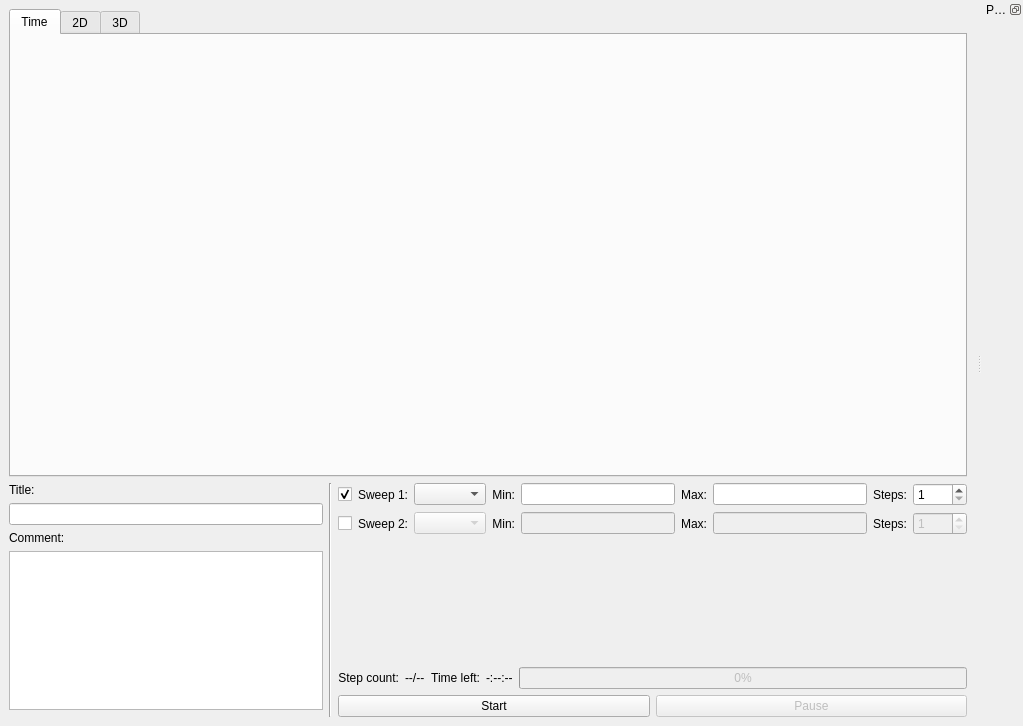
<?xml version="1.0" encoding="UTF-8"?>
<ui version="4.0">
 <class>MainWindow</class>
 <widget class="QMainWindow" name="MainWindow">
  <property name="geometry">
   <rect>
    <x>0</x>
    <y>0</y>
    <width>1023</width>
    <height>726</height>
   </rect>
  </property>
  <property name="windowTitle">
   <string>MainWindow</string>
  </property>
  <widget class="QWidget" name="centralwidget">
   <layout class="QVBoxLayout" name="verticalLayout_3" stretch="2,1">
    <item>
     <widget class="QTabWidget" name="tabWidget">
      <property name="currentIndex">
       <number>0</number>
      </property>
      <widget class="QWidget" name="timeTab">
       <attribute name="title">
        <string>Time</string>
       </attribute>
       <layout class="QVBoxLayout" name="verticalLayout_2" stretch="2">
        <item>
         <layout class="QHBoxLayout" name="plotLayout">
          <item>
           <widget class="QWidget" name="widget" native="true"/>
          </item>
         </layout>
        </item>
       </layout>
      </widget>
      <widget class="QWidget" name="twoDTab">
       <attribute name="title">
        <string>2D</string>
       </attribute>
      </widget>
      <widget class="QWidget" name="threeDTab">
       <attribute name="title">
        <string>3D</string>
       </attribute>
      </widget>
     </widget>
    </item>
    <item>
     <layout class="QHBoxLayout" name="settingsHorizontalLayout" stretch="1,0,2">
      <item>
       <layout class="QVBoxLayout" name="settingsLeftVerticalLayout">
        <item>
         <widget class="QLabel" name="titleLabel">
          <property name="text">
           <string>Title:</string>
          </property>
         </widget>
        </item>
        <item>
         <widget class="QLineEdit" name="titleEdit"/>
        </item>
        <item>
         <widget class="QLabel" name="commentLabel">
          <property name="text">
           <string>Comment:</string>
          </property>
         </widget>
        </item>
        <item>
         <widget class="QTextEdit" name="commentEdit"/>
        </item>
        <item>
         <spacer name="verticalSpacer">
          <property name="orientation">
           <enum>Qt::Vertical</enum>
          </property>
          <property name="sizeHint" stdset="0">
           <size>
            <width>20</width>
            <height>40</height>
           </size>
          </property>
         </spacer>
        </item>
       </layout>
      </item>
      <item>
       <widget class="Line" name="line">
        <property name="orientation">
         <enum>Qt::Vertical</enum>
        </property>
       </widget>
      </item>
      <item>
       <layout class="QVBoxLayout" name="settingsRightVerticalLayout">
        <item>
         <layout class="QGridLayout" name="sweepGridLayout">
          <item row="0" column="4">
           <widget class="QLabel" name="sweepOneMinLabel">
            <property name="sizePolicy">
             <sizepolicy hsizetype="Fixed" vsizetype="Preferred">
              <horstretch>0</horstretch>
              <verstretch>0</verstretch>
             </sizepolicy>
            </property>
            <property name="text">
             <string>Min:</string>
            </property>
            <property name="alignment">
             <set>Qt::AlignRight|Qt::AlignTrailing|Qt::AlignVCenter</set>
            </property>
           </widget>
          </item>
          <item row="1" column="10">
           <widget class="QSpinBox" name="sweepTwoStepsSpinbox">
            <property name="enabled">
             <bool>false</bool>
            </property>
            <property name="minimum">
             <number>1</number>
            </property>
            <property name="maximum">
             <number>1000</number>
            </property>
           </widget>
          </item>
          <item row="1" column="0">
           <widget class="QCheckBox" name="sweepTwoCheckbox">
            <property name="sizePolicy">
             <sizepolicy hsizetype="Fixed" vsizetype="Fixed">
              <horstretch>0</horstretch>
              <verstretch>0</verstretch>
             </sizepolicy>
            </property>
            <property name="text">
             <string/>
            </property>
           </widget>
          </item>
          <item row="0" column="10">
           <widget class="QSpinBox" name="sweepOneStepsSpinbox">
            <property name="minimum">
             <number>1</number>
            </property>
            <property name="maximum">
             <number>1000</number>
            </property>
           </widget>
          </item>
          <item row="1" column="9">
           <widget class="QLabel" name="sweepTwoStepsLabel">
            <property name="sizePolicy">
             <sizepolicy hsizetype="Fixed" vsizetype="Preferred">
              <horstretch>0</horstretch>
              <verstretch>0</verstretch>
             </sizepolicy>
            </property>
            <property name="text">
             <string>Steps:</string>
            </property>
            <property name="alignment">
             <set>Qt::AlignRight|Qt::AlignTrailing|Qt::AlignVCenter</set>
            </property>
           </widget>
          </item>
          <item row="1" column="2">
           <widget class="QLabel" name="sweepTwoLabel">
            <property name="sizePolicy">
             <sizepolicy hsizetype="Fixed" vsizetype="Preferred">
              <horstretch>0</horstretch>
              <verstretch>0</verstretch>
             </sizepolicy>
            </property>
            <property name="text">
             <string>Sweep 2:</string>
            </property>
            <property name="alignment">
             <set>Qt::AlignRight|Qt::AlignTrailing|Qt::AlignVCenter</set>
            </property>
           </widget>
          </item>
          <item row="0" column="8">
           <widget class="QLineEdit" name="sweepOneMaxEdit"/>
          </item>
          <item row="0" column="9">
           <widget class="QLabel" name="sweepOneStepsLabel">
            <property name="sizePolicy">
             <sizepolicy hsizetype="Fixed" vsizetype="Preferred">
              <horstretch>0</horstretch>
              <verstretch>0</verstretch>
             </sizepolicy>
            </property>
            <property name="text">
             <string>Steps:</string>
            </property>
            <property name="alignment">
             <set>Qt::AlignRight|Qt::AlignTrailing|Qt::AlignVCenter</set>
            </property>
           </widget>
          </item>
          <item row="1" column="5">
           <widget class="QLineEdit" name="sweepTwoMinEdit">
            <property name="enabled">
             <bool>false</bool>
            </property>
           </widget>
          </item>
          <item row="0" column="3">
           <widget class="QComboBox" name="sweepOneCombobox">
            <property name="editable">
             <bool>false</bool>
            </property>
            <property name="currentText">
             <string/>
            </property>
           </widget>
          </item>
          <item row="0" column="5">
           <widget class="QLineEdit" name="sweepOneMinEdit"/>
          </item>
          <item row="0" column="2">
           <widget class="QLabel" name="sweepOneLabel">
            <property name="sizePolicy">
             <sizepolicy hsizetype="Fixed" vsizetype="Preferred">
              <horstretch>0</horstretch>
              <verstretch>0</verstretch>
             </sizepolicy>
            </property>
            <property name="text">
             <string>Sweep 1:</string>
            </property>
            <property name="alignment">
             <set>Qt::AlignRight|Qt::AlignTrailing|Qt::AlignVCenter</set>
            </property>
           </widget>
          </item>
          <item row="1" column="4">
           <widget class="QLabel" name="sweepTwoMinLabel">
            <property name="sizePolicy">
             <sizepolicy hsizetype="Fixed" vsizetype="Preferred">
              <horstretch>0</horstretch>
              <verstretch>0</verstretch>
             </sizepolicy>
            </property>
            <property name="text">
             <string>Min:</string>
            </property>
            <property name="alignment">
             <set>Qt::AlignRight|Qt::AlignTrailing|Qt::AlignVCenter</set>
            </property>
           </widget>
          </item>
          <item row="0" column="0">
           <widget class="QCheckBox" name="sweepOneCheckbox">
            <property name="text">
             <string/>
            </property>
            <property name="checked">
             <bool>true</bool>
            </property>
           </widget>
          </item>
          <item row="1" column="6">
           <widget class="QLabel" name="sweepTwoMaxLabel">
            <property name="sizePolicy">
             <sizepolicy hsizetype="Fixed" vsizetype="Preferred">
              <horstretch>0</horstretch>
              <verstretch>0</verstretch>
             </sizepolicy>
            </property>
            <property name="text">
             <string>Max:</string>
            </property>
            <property name="alignment">
             <set>Qt::AlignRight|Qt::AlignTrailing|Qt::AlignVCenter</set>
            </property>
           </widget>
          </item>
          <item row="1" column="3">
           <widget class="QComboBox" name="sweepTwoCombobox">
            <property name="enabled">
             <bool>false</bool>
            </property>
            <property name="currentIndex">
             <number>-1</number>
            </property>
           </widget>
          </item>
          <item row="0" column="6">
           <widget class="QLabel" name="sweepOneMaxLabel">
            <property name="sizePolicy">
             <sizepolicy hsizetype="Fixed" vsizetype="Preferred">
              <horstretch>0</horstretch>
              <verstretch>0</verstretch>
             </sizepolicy>
            </property>
            <property name="text">
             <string>Max:</string>
            </property>
            <property name="alignment">
             <set>Qt::AlignRight|Qt::AlignTrailing|Qt::AlignVCenter</set>
            </property>
           </widget>
          </item>
          <item row="1" column="8">
           <widget class="QLineEdit" name="sweepTwoMaxEdit">
            <property name="enabled">
             <bool>false</bool>
            </property>
           </widget>
          </item>
         </layout>
        </item>
        <item>
         <spacer name="verticalSpacer_2">
          <property name="orientation">
           <enum>Qt::Vertical</enum>
          </property>
          <property name="sizeHint" stdset="0">
           <size>
            <width>20</width>
            <height>40</height>
           </size>
          </property>
         </spacer>
        </item>
        <item>
         <layout class="QHBoxLayout" name="progressHorizontalLayout">
          <item>
           <widget class="QLabel" name="stepCountTitleLabel">
            <property name="text">
             <string>Step count:</string>
            </property>
            <property name="alignment">
             <set>Qt::AlignRight|Qt::AlignTrailing|Qt::AlignVCenter</set>
            </property>
           </widget>
          </item>
          <item>
           <widget class="QLabel" name="stepCountLabel">
            <property name="text">
             <string>--/--</string>
            </property>
           </widget>
          </item>
          <item>
           <widget class="QLabel" name="timeLeftTitleLabel">
            <property name="text">
             <string>Time left:</string>
            </property>
            <property name="alignment">
             <set>Qt::AlignRight|Qt::AlignTrailing|Qt::AlignVCenter</set>
            </property>
           </widget>
          </item>
          <item>
           <widget class="QLabel" name="timeLeftLabel">
            <property name="text">
             <string>-:--:--</string>
            </property>
           </widget>
          </item>
          <item>
           <widget class="QProgressBar" name="progressBar">
            <property name="enabled">
             <bool>false</bool>
            </property>
            <property name="sizePolicy">
             <sizepolicy hsizetype="Expanding" vsizetype="Fixed">
              <horstretch>0</horstretch>
              <verstretch>0</verstretch>
             </sizepolicy>
            </property>
            <property name="value">
             <number>0</number>
            </property>
           </widget>
          </item>
         </layout>
        </item>
        <item>
         <layout class="QHBoxLayout" name="buttonHorizontalLayout">
          <item>
           <widget class="QPushButton" name="startButton">
            <property name="text">
             <string>Start</string>
            </property>
           </widget>
          </item>
          <item>
           <widget class="QPushButton" name="pauseButton">
            <property name="enabled">
             <bool>false</bool>
            </property>
            <property name="text">
             <string>Pause</string>
            </property>
           </widget>
          </item>
         </layout>
        </item>
       </layout>
      </item>
     </layout>
    </item>
   </layout>
  </widget>
  <widget class="QDockWidget" name="paramDockWidget">
   <property name="floating">
    <bool>false</bool>
   </property>
   <property name="features">
    <set>QDockWidget::DockWidgetFloatable|QDockWidget::DockWidgetMovable</set>
   </property>
   <property name="allowedAreas">
    <set>Qt::LeftDockWidgetArea|Qt::RightDockWidgetArea</set>
   </property>
   <property name="windowTitle">
    <string>Parameters</string>
   </property>
   <attribute name="dockWidgetArea">
    <number>2</number>
   </attribute>
   <widget class="ParamDock" name="paramDock"/>
  </widget>
 </widget>
 <customwidgets>
  <customwidget>
   <class>ParamDock</class>
   <extends>QWidget</extends>
   <header location="global">paramDock.h</header>
   <container>1</container>
  </customwidget>
 </customwidgets>
 <resources/>
 <connections/>
</ui>
